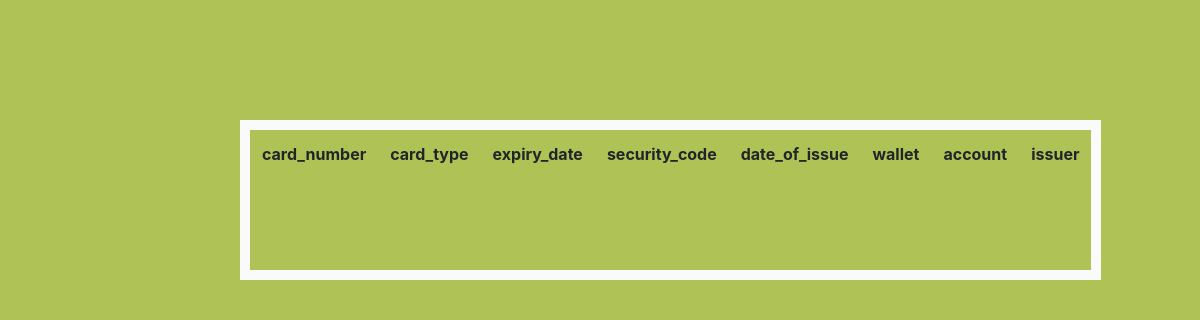
The page /wallet/card/ on the database as committed earlier.
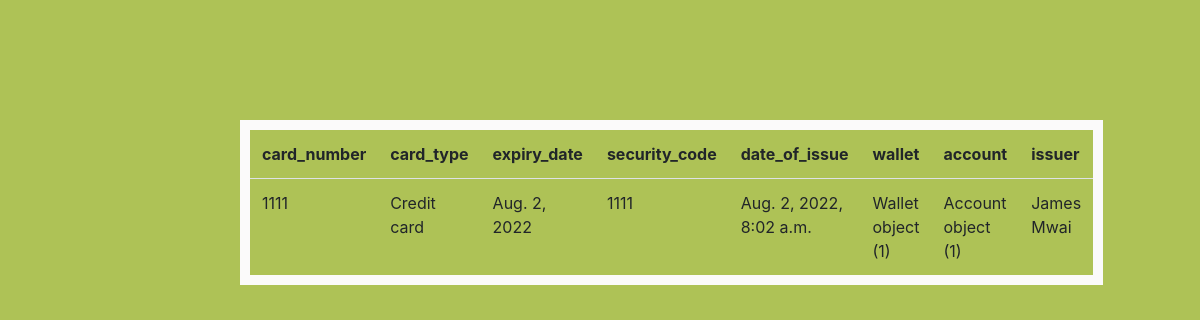
The same page on the database as committed later.
### wallet/models.py (models this page shows)
class Card(models.Model):
    card_number= models.IntegerField()
    card_type= models.CharField(max_length=20)
    expiry_date = models.DateField()
    security_code = models.IntegerField()
    date_of_issue = models.DateTimeField()
    wallet= models.ForeignKey("Wallet",on_delete=models.CASCADE,related_name='Card_wallet')
    account= models.ForeignKey("Account",on_delete=models.CASCADE,related_name='Card_account')
    issuer= models.CharField(max_length=10)

class Wallet(models.Model):
    balance = models.IntegerField()
    customer = models.ForeignKey("Customer",on_delete=models.CASCADE,related_name='Wallet_customer')
    amount  = models.IntegerField()
    date_created = models.DateTimeField()
    status = models.CharField(max_length=15)
    currency = models.ForeignKey("Currency",on_delete=models.CASCADE,related_name='Wallet_currency')
    history = models.DateTimeField()
    pin = models.IntegerField()

class Account(models.Model):
    account_name = models.CharField(max_length=30)
    account_number = models.IntegerField()
    account_type = models.CharField(max_length=7)
    account_balance = models.IntegerField()
    wallet = models.ForeignKey("Wallet",on_delete=models.CASCADE,related_name='Account_wallet')

### wallet/views.py (the view)
def list_card(request):
    cards= Card.objects.all()
    return render (request,"wallet/list_card.html",{"cards":cards})

### wallet/templates/wallet/list_card.html (shortened to what this page needs)
<!DOCTYPE html>
<html lang="en">
<head>
    <link rel="stylesheet" href="https://cdn.jsdelivr.net/npm/bootstrap@4.3.1/dist/css/bootstrap.min.css">
</head>
<body style="background-color:rgb(174, 194, 86)">
    <table class="table" style="height: 10rem;margin: 40px; width: 60%; position: fixed; margin-left: 20%; margin-top: 10%; border: 10px solid rgb(251, 250, 250); " >
            <th scope="col" >card_number</th>
            <th scope="col" >card_type</th>
            <th scope="col" >expiry_date</th>
            <th scope="col" > security_code</th>
            <th scope="col" >date_of_issue</th>
            <th scope="col" >wallet</th>
            <th scope="col" >account</th>
            <th scope="col" >issuer</th>
            {% for card in cards%}
            <tr>
                <td>{{card.card_number}}</td>
                <td>{{card.card_type}}</td>
                <td>{{card.expiry_date}}</td>
                <td>{{card.security_code}}</td>
                <td>{{card.date_of_issue}}</td>
                <td>{{card.wallet}}</td>
                <td>{{card.account}}</td>
                <td>{{card.issuer}}</td>
            </tr>
            {%endfor%}
    </table>
</body>
</html>

Rows that differ between the two databases and show on the page:
added Card: card_number "1111", card_type "Credit card", expiry_date "Aug. 2, 2022", security_code "1111", date_of_issue "Aug. 2, 2022, 8:02 a.m.", wallet "Wallet object (1)", account "Account object (1)", issuer "James Mwai"
